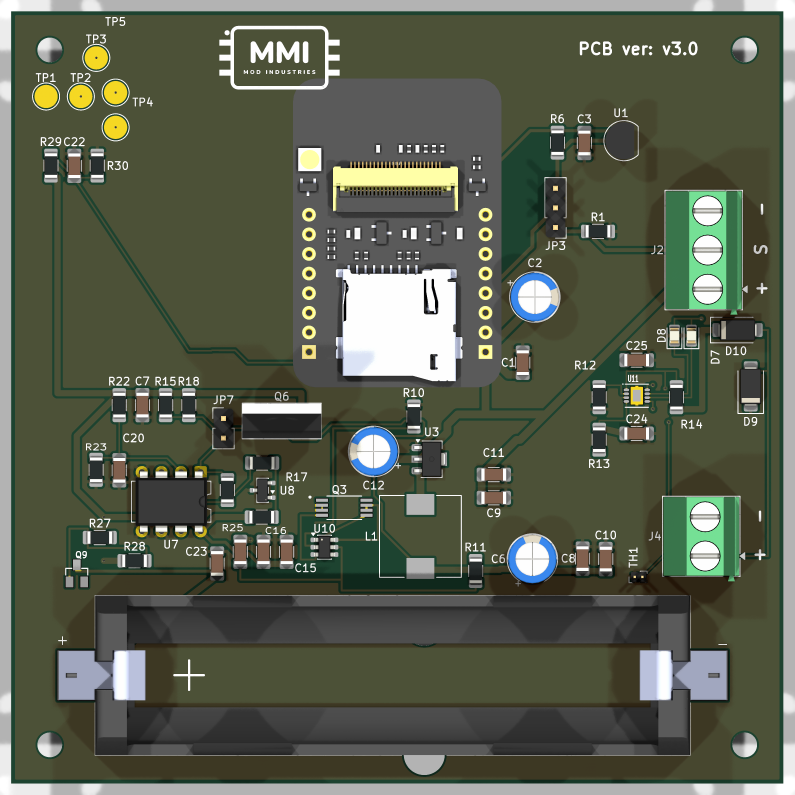
#> input picture hardware/BirdNestV3/3D_view_2026-11-06_top.png, 2384 x 2384 px, found by its file name (shown at 1/3 size)
$ python render_crop.py
#> lines starting #> are read from the running program, lines starting #| are printed output that depends on the picture
#!/usr/bin/env python3
"""Kivágja a 3D render J4 és TP regioit (kalibrált koordinata-lekepes)."""
from PIL import Image
import sys

SRC = '/Users/modmj/dev/BirdNest/hardware/BirdNestV3/3D_view_2026-11-06_top.png'
im = Image.open(SRC)
#> im is the input picture: PIL image 2384x2384 RGBA; mean R, G, B, A 77.5, 83.2, 66.3, 243.7
W, H = im.size
#> W = 2384; H = 2384
print("render size:", W, H)
#| render size: 2384 2384

# PCB koordinatak -> pixel. A saroklyukakon kalibralva:
# X: 99.975..200.025 ; Y: 39.975..140.025 (Y lefelen novel a PCB-vel)
X0, X1 = 99.975, 200.025
Y0, Y1 = 39.975, 140.025

def px(x, y, flip=True):
#> called with x = 182, y = 118, flip = True
    sx = (x - X0) / (X1 - X0) * W
#> sx = 1954.5
    sy = (Y1 - y) / (Y1 - Y0) * H if flip else (y - Y0) / (Y1 - Y0) * H
#> sy = 524.8
    return int(sx), int(sy)

def crop(name, xa, xb, ya, yb, flip=True, scale=3):
    p1 = px(xa, yb, flip)
#> p1 = (1954, 524)
    p2 = px(xb, ya, flip)
#> p2 = (2385, 977)
    box = (min(p1[0], p2[0]), min(p1[1], p2[1]), max(p1[0], p2[0]), max(p1[1], p2[1]))
#> box = (1954, 524, 2385, 977)
    c = im.crop(box)
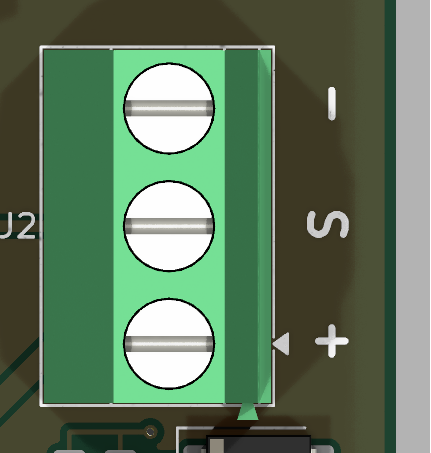
#> c: PIL image 431x453 RGBA; mean R, G, B, A 80.4, 104.4, 77.8, 240.2; transparent parts drawn white
    c = c.resize((c.width * scale, c.height * scale), Image.LANCZOS)
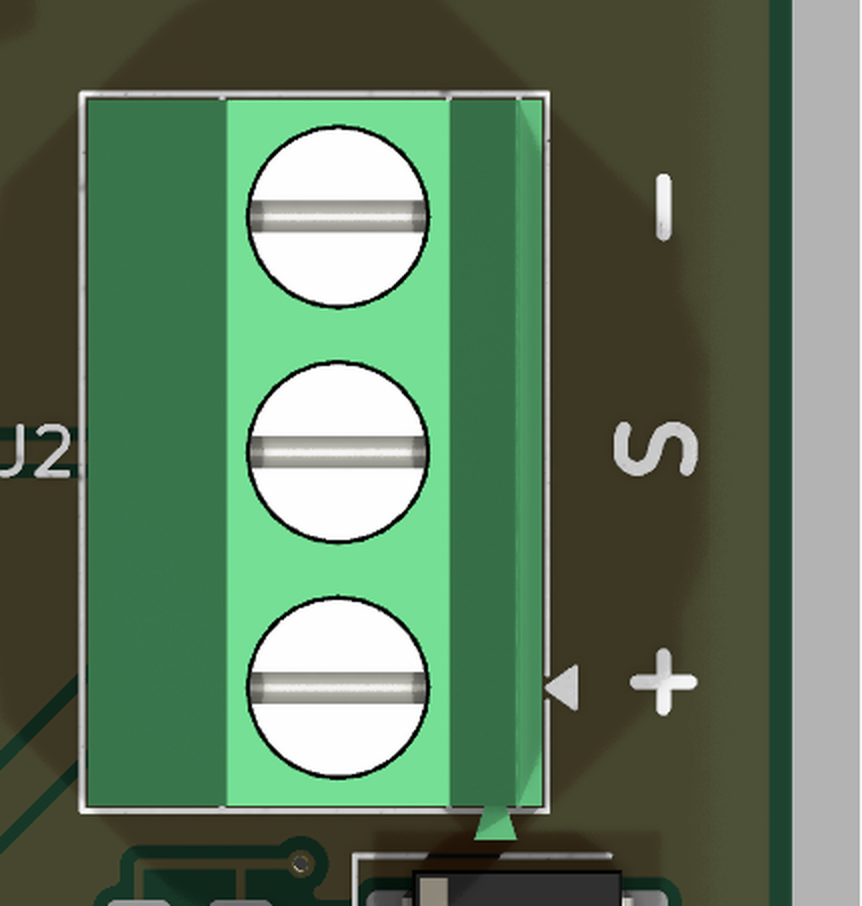
#> c: PIL image 2586x2718 RGBA (shown at 1/3 size); mean R, G, B, A 80.4, 104.4, 77.9, 240.2; transparent parts drawn white
    out = f'/tmp/{name}.png'
    c.save(out)
    print(f"  {name}: PCB x {xa}..{xb}, y {ya}..{yb} -> {out} ({c.width}x{c.height})")
#> (printed output is left out)

print("\n=== vagasok ===")
crop('r_j4', 182, 200.1, 99, 118, flip=True, scale=6)
crop('r_tp', 99.9, 120, 40, 60, flip=True, scale=4)
#> call 2 of crop, with name = 'r_tp', xa = 99.9, xb = 120, ya = 40, yb = 60, flip = True, scale = 4
#> in crop (call 2), `c = im.crop(box)`:
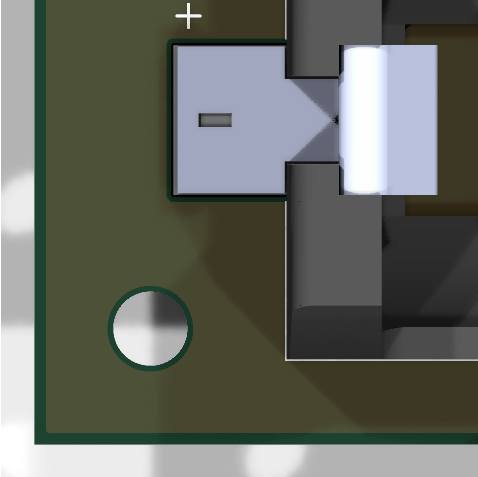
#> c: PIL image 478x477 RGBA; mean R, G, B, A 71.6, 74.8, 66.3, 224.1; transparent parts drawn white
#> (printed output is left out)
crop('r_tp2', 99.9, 120, 40, 60, flip=False, scale=4)
#> call 3 of crop, with name = 'r_tp2', xa = 99.9, xb = 120, ya = 40, yb = 60, flip = False, scale = 4
#> in crop (call 3), `c = im.crop(box)`:
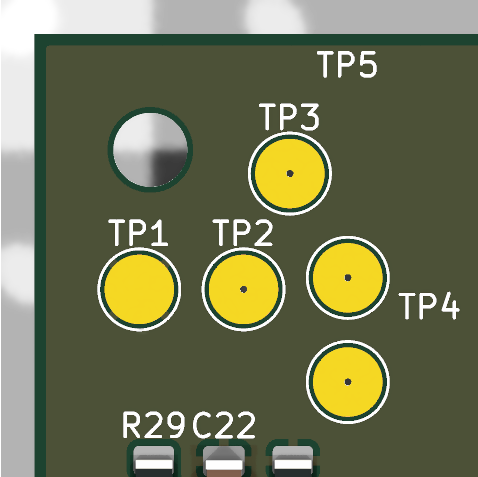
#> c: PIL image 478x477 RGBA; mean R, G, B, A 81.5, 85.1, 52.4, 223.4; transparent parts drawn white
#> in crop (call 3), `c = c.resize((c.width * scale, c.height * scale), Image.LANCZOS)`:
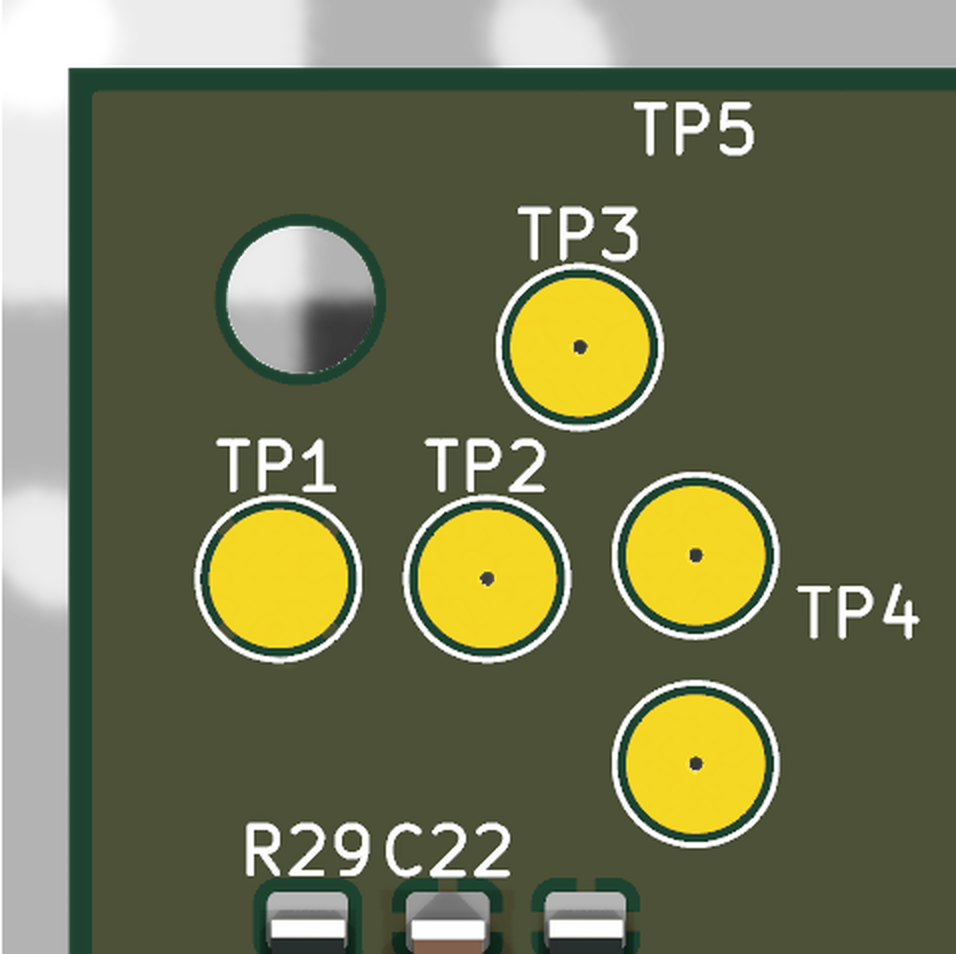
#> c: PIL image 1912x1908 RGBA (shown at 1/2 size); mean R, G, B, A 81.4, 85.1, 52.3, 223.3; transparent parts drawn white
#> (printed output is left out)

$ run again, with hardware/BirdNestV3/3D_view_2026-11-04_bottom.png copied over hardware/BirdNestV3/3D_view_2026-11-06_top.png
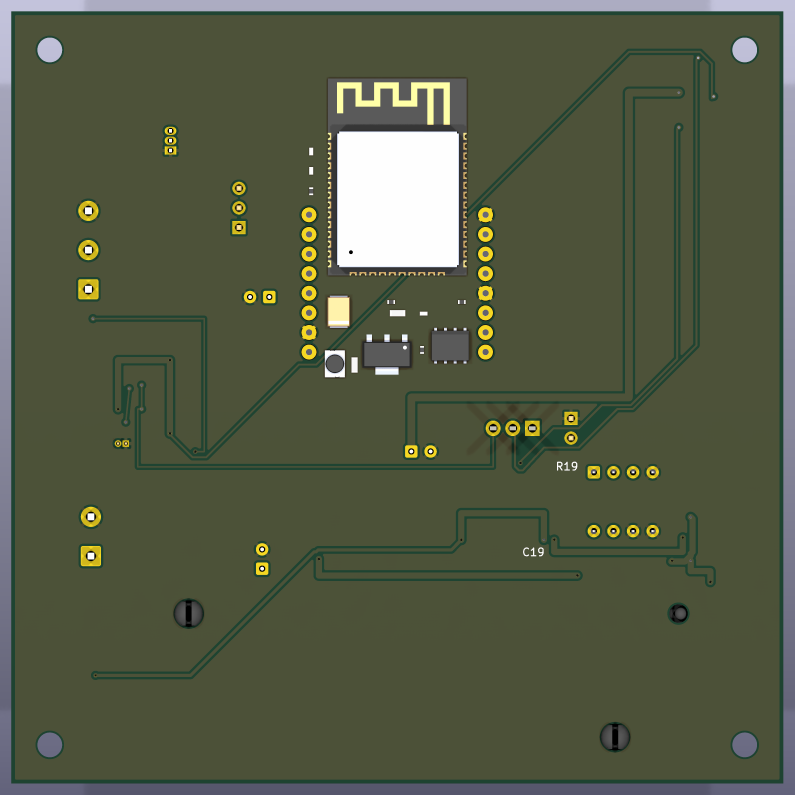
#> input picture hardware/BirdNestV3/3D_view_2026-11-04_bottom.png, 2384 x 2384 px, found by its file name (shown at 1/3 size)
#> im is the input picture: PIL image 2384x2384 RGBA; mean R, G, B, A 84.5, 90.6, 68.3, 255
#| render size: 2384 2384
#> in crop, `c = im.crop(box)`:
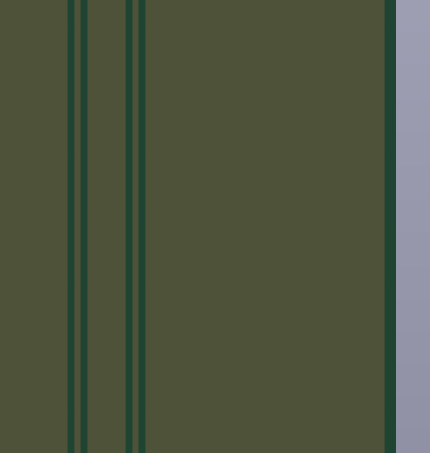
#> c: PIL image 431x453 RGBA; mean R, G, B, A 78.6, 86, 65.4, 254.4; transparent parts drawn white
#> (printed output is left out)
#> (printed output is left out)
#> in crop (call 3), `c = im.crop(box)`:
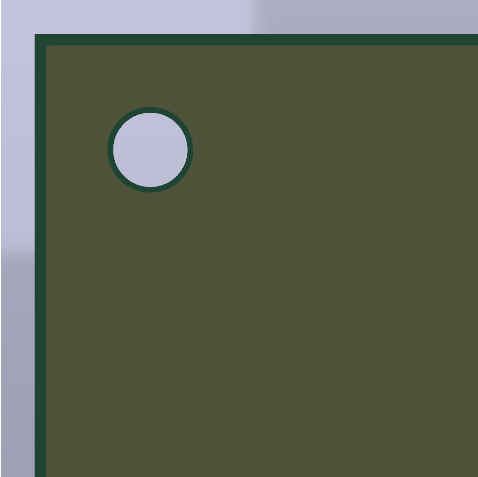
#> c: PIL image 478x477 RGBA; mean R, G, B, A 90.9, 96.7, 79.6, 254.5; transparent parts drawn white
#> (printed output is left out)
